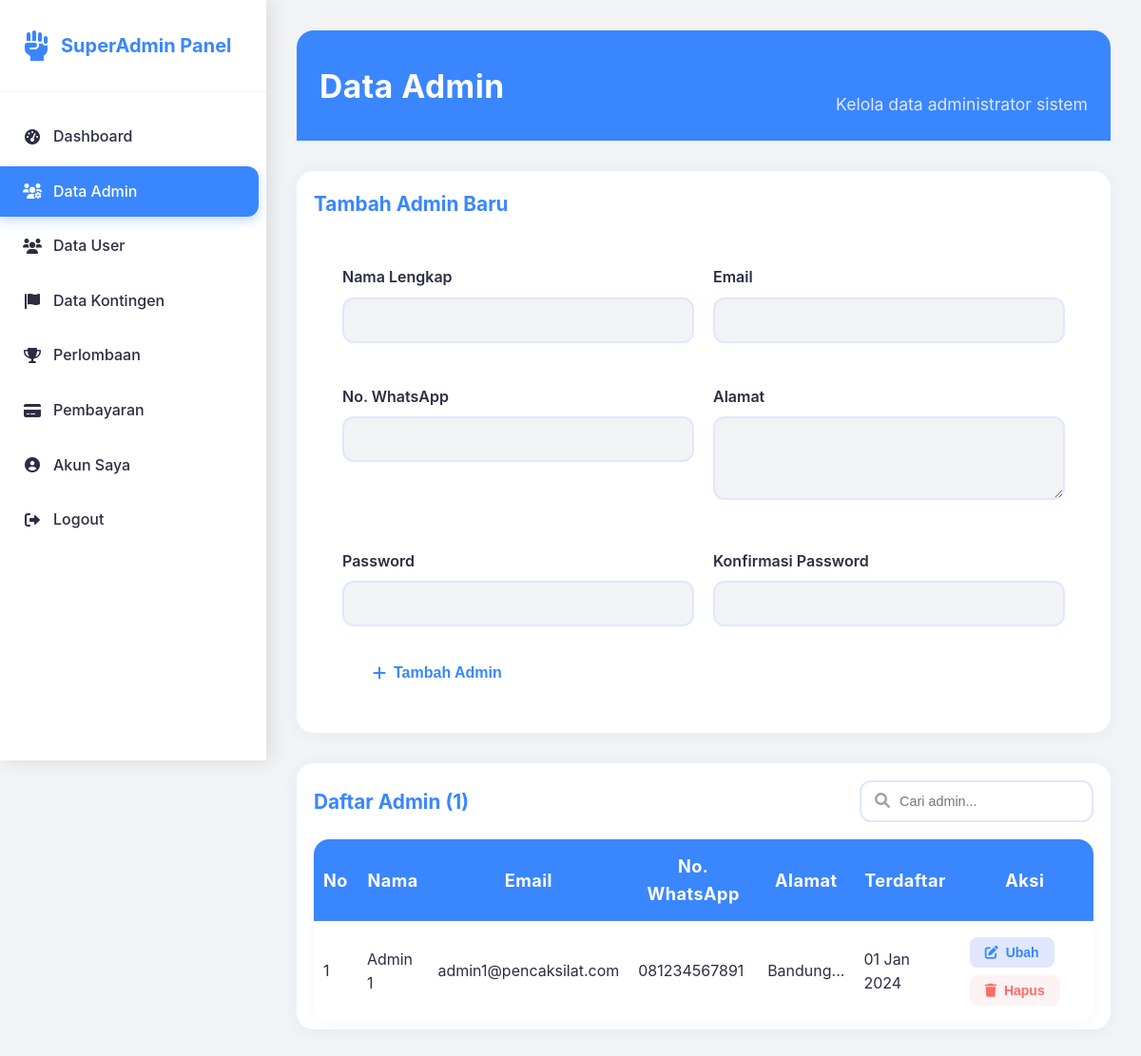
/dashboard/superadmin/data-admin.php (signed in), run on the app's committed database.
### tables this page shows
CREATE TABLE `users` (
  `id` int NOT NULL,
  `nama` varchar(100) NOT NULL,
  `email` varchar(100) NOT NULL,
  `password` varchar(255) NOT NULL,
  `whatsapp` varchar(20) DEFAULT NULL,
  `alamat` text,
  `role` enum('admin','user','superadmin') NOT NULL DEFAULT 'user',
  `status` enum('active','inactive') DEFAULT 'active',
  `created_at` timestamp NOT NULL DEFAULT CURRENT_TIMESTAMP,
  `updated_at` timestamp NOT NULL DEFAULT CURRENT_TIMESTAMP ON UPDATE CURRENT_TIMESTAMP
);

### dashboard/superadmin/data-admin.php (the view, shortened to what this page needs)
<?php
require_once '../../config/database.php';
$stmt = $pdo->query("SELECT * FROM users WHERE role = 'admin' ORDER BY created_at DESC");
$admins = $stmt->fetchAll();
?>
<!DOCTYPE html>
<html lang="id">
<head>
    <link rel="stylesheet" href="../../assets/css/style.css">
    <link href="https://cdnjs.cloudflare.com/ajax/libs/font-awesome/6.0.0/css/all.min.css" rel="stylesheet">
</head>
<body>
    <div class="sidebar">
        <div class="sidebar-header">
            <div class="sidebar-logo">
                <i class="fas fa-fist-raised"></i>
                <span>SuperAdmin Panel</span>
            </div>
        </div>
        <ul class="sidebar-menu">
            <li><a href="index.php"><i class="fas fa-tachometer-alt"></i> Dashboard</a></li>
            <li><a href="data-admin.php" class="active"><i class="fas fa-users-cog"></i> Data Admin</a></li>
            <li><a href="data-user.php"><i class="fas fa-users"></i> Data User</a></li>
            <li><a href="data-kontingen.php"><i class="fas fa-flag"></i> Data Kontingen</a></li>
            <li><a href="perlombaan.php"><i class="fas fa-trophy"></i> Perlombaan</a></li>
            <li><a href="pembayaran.php"><i class="fas fa-credit-card"></i> Pembayaran</a></li>
            <li><a href="akun-saya.php"><i class="fas fa-user-circle"></i> Akun Saya</a></li>
            <li><a href="../../auth/logout.php"><i class="fas fa-sign-out-alt"></i> Logout</a></li>
        </ul>
    </div>
    <div class="main-content">
        <div class="page-header">
            <h1 class="page-title">Data Admin</h1>
            <p class="page-subtitle">Kelola data administrator sistem</p>
        </div>
        <div class="table-container" style="margin-bottom: 30px;">
            <div class="table-header">
                <h2 class="table-title">Tambah Admin Baru</h2>
            </div>
            <form method="POST" style="padding: 30px;">
                <div style="display: grid; grid-template-columns: repeat(auto-fit, minmax(300px, 1fr)); gap: 20px;">
                    <div class="form-group">
                        <label for="nama">Nama Lengkap</label>
                        <input type="text" id="nama" name="nama" required>
                    </div>
                    <div class="form-group">
                        <label for="email">Email</label>
                        <input type="email" id="email" name="email" required>
                    </div>
                    <div class="form-group">
                        <label for="whatsapp">No. WhatsApp</label>
                        <input type="tel" id="whatsapp" name="whatsapp" required>
                    </div>
                    <div class="form-group">
                        <label for="alamat">Alamat</label>
                        <textarea id="alamat" name="alamat" rows="3" required></textarea>
                    </div>
                    <div class="form-group">
                        <label for="password">Password</label>
                        <input type="password" id="password" name="password" required>
                    </div>
                    <div class="form-group">
                        <label for="confirm_password">Konfirmasi Password</label>
                        <input type="password" id="confirm_password" name="confirm_password" required>
                    </div>
                </div>
                <button type="submit" name="add_admin" class="btn-primary">
                    <i class="fas fa-plus"></i> Tambah Admin
                </button>
            </form>
        </div>
        <div class="table-container">
            <div class="table-header">
                <h2 class="table-title">Daftar Admin (<?php echo count($admins); ?>)</h2>
                <div class="search-box">
                    <input type="text" id="searchAdmin" placeholder="Cari admin...">
                </div>
            </div>
            <table class="data-table" id="adminTable">
                <thead>
                    <tr>
                        <th>No</th>
                        <th>Nama</th>
                        <th>Email</th>
                        <th>No. WhatsApp</th>
                        <th>Alamat</th>
                        <th>Terdaftar</th>
                        <th>Aksi</th>
                    </tr>
                </thead>
                <tbody>
                    <?php foreach ($admins as $index => $admin): ?>
                    <tr>
                        <td><?php echo $index + 1; ?></td>
                        <td><?php echo htmlspecialchars($admin['nama']); ?></td>
                        <td><?php echo htmlspecialchars($admin['email']); ?></td>
                        <td><?php echo htmlspecialchars($admin['whatsapp']); ?></td>
                        <td><?php echo htmlspecialchars(substr($admin['alamat'], 0, 50)) . '...'; ?></td>
                        <td><?php echo date('d M Y', strtotime($admin['created_at'])); ?></td>
                        <td>
                            <button class="btn-action btn-edit" onclick="editAdmin(<?php echo $admin['id']; ?>)">
                                <i class="fas fa-edit"></i> Ubah
                            </button>
                            <button class="btn-action btn-delete" onclick="deleteAdmin(<?php echo $admin['id']; ?>)">
                                <i class="fas fa-trash"></i> Hapus
                            </button>
                        </td>
                    </tr>
                    <?php endforeach; ?>
                </tbody>
            </table>
        </div>
    </div>
</body>
</html>

### assets/css/style.css (style rules this page uses)
:root { --primary: #3A86FF; --lavender: #E0E7FF; --accent-red: #FF6B6B; --accent-yellow: #FFD166; --accent-mint: #B8F2E6; --charcoal: #2B2D42; --cool-gray: #F1F3F5; --white: #fff; }
* { margin: 0; padding: 0; box-sizing: border-box; }
body { font-family: 'Inter', 'Poppins', Arial, sans-serif; background: var(--cool-gray); color: var(--charcoal); line-height: 1.6; }
.btn-primary, .btn-secondary { padding: 1rem 2rem; border: none; border-radius: 12px; font-weight: 600; cursor: pointer; transition: all 0.3s; display: flex; align-items: center; gap: 0.5rem; text-decoration: none; font-size: 1rem; }
.btn-primary { background: var(--white); color: var(--primary); }
.form-group { margin-bottom: 1.5rem; }
.form-group label { display: block; margin-bottom: 0.5rem; font-weight: 600; color: var(--charcoal); }
.form-group input, .form-group select, .form-group textarea { width: 100%; padding: 0.75rem 1rem; border: 2px solid var(--lavender); border-radius: 12px; font-size: 1rem; font-family: inherit; background: var(--cool-gray); transition: all 0.3s; }
.sidebar { position: fixed; left: 0; top: 0; height: 100vh; width: 280px; background: var(--white); box-shadow: 4px 0 20px rgba(0,0,0,0.1); z-index: 1000; transition: transform 0.3s ease; overflow-y: auto; }
.sidebar-header { padding: 2rem 1.5rem; border-bottom: 1px solid var(--cool-gray); }
.sidebar-logo { display: flex; align-items: center; gap: 0.75rem; font-size: 1.25rem; font-weight: 700; color: var(--primary); }
.sidebar-logo i { font-size: 2rem; }
.sidebar-menu { list-style: none; padding: 1rem 0; }
.sidebar-menu li { margin: 0.25rem 0; }
.sidebar-menu a { display: flex; align-items: center; gap: 0.75rem; padding: 0.875rem 1.5rem; color: var(--charcoal); text-decoration: none; font-weight: 500; transition: all 0.3s; border-radius: 0 12px 12px 0; margin: 0 0.5rem 0 0; }
.sidebar-menu a.active { background: var(--primary); color: var(--white); box-shadow: 0 4px 12px rgba(58,134,255,0.3); }
.sidebar-menu a i { width: 20px; text-align: center; }
.main-content { margin-left: 280px; padding: 2rem; min-height: 100vh; background: var(--cool-gray); }
.search-box { position: relative; }
.search-box input { padding: 0.75rem 1rem 0.75rem 2.5rem; border: 2px solid var(--lavender); border-radius: 12px; background: var(--white); font-size: 0.9rem; transition: all 0.3s; }
.search-box::before { content: '\f002'; font-family: 'Font Awesome 6 Free'; font-weight: 900; position: absolute; left: 1rem; top: 50%; transform: translateY(-50%); color: #9ca3af; z-index: 1; }
.btn-action { border: none; padding: 0.5rem 1rem; border-radius: 8px; font-size: 0.875rem; font-weight: 600; cursor: pointer; transition: all 0.3s; display: inline-flex; align-items: center; gap: 0.5rem; margin: 0.25rem; }
.btn-edit { background: var(--lavender); color: var(--primary); }
.btn-delete { background: #fef2f2; color: var(--accent-red); }
.page-header { display: flex; justify-content: space-between; align-items: flex-end; margin-bottom: 32px; background: var(--primary); color: var(--white); border-radius: 18px 18px 0 0; padding: 32px 24px 24px 24px; }
.page-title { font-size: 2.1rem; font-weight: 700; margin: 0 0 6px 0; color: var(--white); letter-spacing: 0.5px; }
.page-subtitle { font-size: 1.1rem; color: var(--lavender); margin: 0; }
.table-container { margin: 32px 0 0 0; background: var(--white); border-radius: 18px; box-shadow: 0 2px 16px rgba(58,134,255,0.06); padding: 18px 18px 8px 18px; }
.table-header { display: flex; justify-content: space-between; align-items: center; margin-bottom: 18px; }
.table-title { font-size: 1.3rem; font-weight: 700; color: var(--primary); margin: 0; }
table { width: 100%; border-collapse: separate; border-spacing: 0; background: var(--white); border-radius: 16px; overflow: hidden; box-shadow: 0 2px 12px rgba(58,134,255,0.07); }
thead th { background: var(--primary); color: var(--white); font-size: 1.13rem; font-weight: 700; padding: 14px 10px; border: none; letter-spacing: 0.5px; }
tbody td { padding: 13px 10px; font-size: 1rem; border: none; color: var(--charcoal); }
tbody tr:nth-child(odd) { background: var(--white); }
tbody tr { transition: background 0.2s; }

### data on the page
users: nama "Admin 1", email "admin1@pencaksilat.com", whatsapp "081234567891", alamat "Bandung", created_at "01 Jan 2024"

### other printed values
count($admins) "1"
